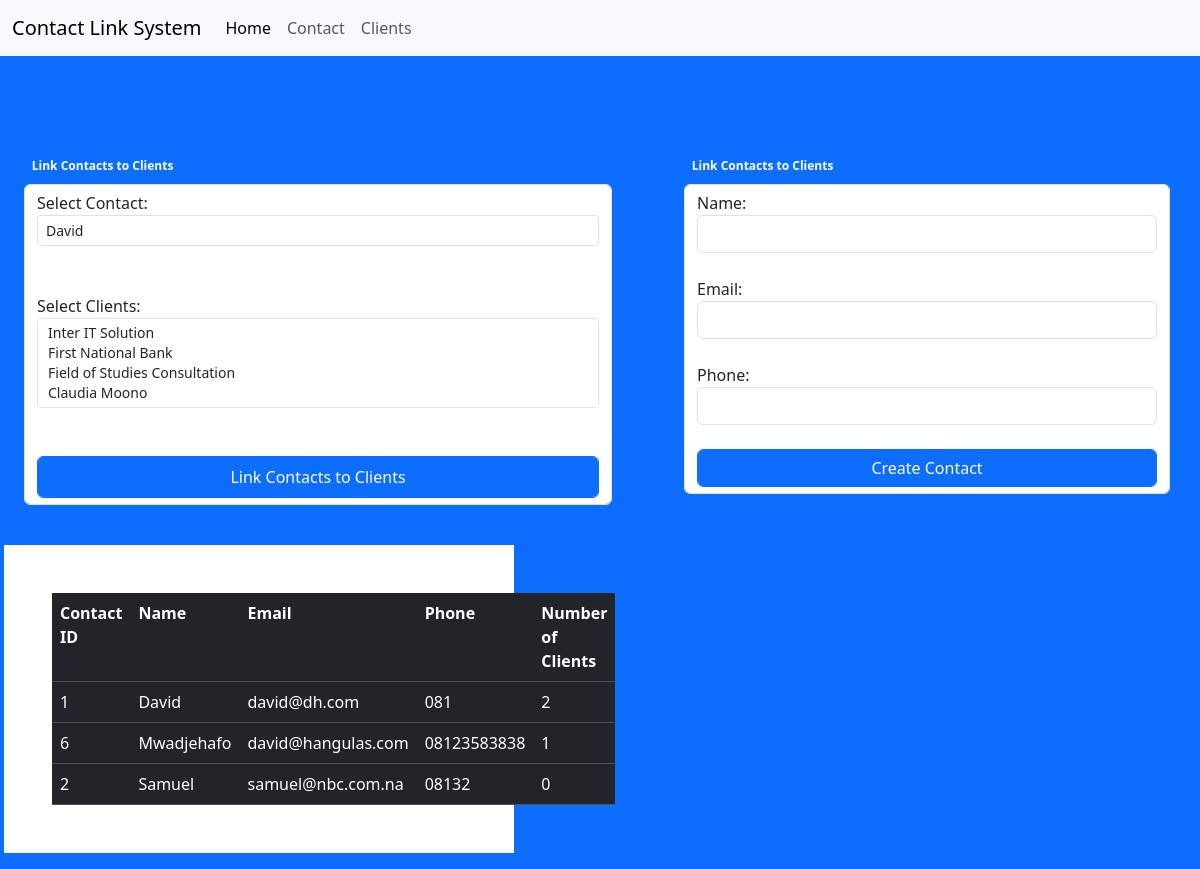
The page /contact.php on the database its author committed.
### tables this page shows
CREATE TABLE `contacts` (
  `id` int(11) NOT NULL,
  `name` varchar(255) NOT NULL,
  `email` varchar(255) DEFAULT NULL,
  `phone` varchar(20) DEFAULT NULL
);

### contact.php (the view, shortened to what this page needs)
<!DOCTYPE html>
<html>
<head>
    <link href="https://cdn.jsdelivr.net/npm/bootstrap@5.3.2/dist/css/bootstrap.min.css" rel="stylesheet">
</head>
<body class="bg-primary">
<nav class="navbar fixed-top navbar-expand-lg bg-body-tertiary">
  <div class="container-fluid">
    <a class="navbar-brand" href="index.php">Contact Link System</a>
    <div class="collapse navbar-collapse" id="navbarNavAltMarkup">
      <div class="navbar-nav">
        <a class="nav-link active" aria-current="page" href="index.php">Home</a>
        <a class="nav-link" href="contact.php">Contact</a>
        <a class="nav-link" href="index.php" aria-disabled="true">Clients</a>
      </div>
    </div>
  </div>
</nav>
<div class="m-3 p-5">
</div>
<div class="row">
<div class="col-6 m-4">
        <h2 class="badge bg-primary">Link Contacts to Clients</h2>
    <form class="form-control" action="link_contacts.php" method="post">
        <label>Select Contact:</label><br>
        <select class="form-control form-control-sm" name="contact_id" required>
            <?php
            include 'conn.php';
            $sql_contacts = "SELECT id, name FROM contacts";
            $result_contacts = $conn->query($sql_contacts);
            if ($result_contacts->num_rows > 0) {
                while($row_contact = $result_contacts->fetch_assoc()) {
                    echo "<option value='".$row_contact['id']."'>".$row_contact['name']."</option>";
                }
            }
            ?>
        </select><br><br>
        <label>Select Clients:</label><br>
        <select class="form-control form-control-sm" name="client_ids[]" multiple required>
            <?php
            include "conn.php";
            $sql_clients = "SELECT * FROM clients";
            $result_clients = $conn->query($sql_clients);
            if ($result_clients->num_rows > 0) {
                while($row_client = $result_clients->fetch_assoc()) {
                    echo "<option value='".$row_client['id']."'>".$row_client['name']."</option>";
                }
            }
            ?>
        </select><br><br>
        <input class="form-control btn btn-primary form-control-lg" type="submit" value="Link Contacts to Clients">
    </form>
    </div>
    <div class="col-5 m-4">
<h2 class="badge bg-primary">Link Contacts to Clients</h2>
<form class="form-control" method="post" action="<?php echo $_SERVER['PHP_SELF']; ?>">
    Name: <input class="form-control" type="text" name="name" required><br>
    Email: <input class="form-control" type="email" name="email" required><br>
    Phone: <input class="form-control" type="text" name="phone" required><br>
    <input class="form-control btn btn-primary" type="submit" value="Create Contact">
</form>
    </div>
</div>
<div class="row">
    <div class="col-5 m-3 p-4 bg-white">
    <?php
    include 'conn.php';
$sql = "SELECT * FROM contact_view";
$result = $conn->query($sql);
if ($result->num_rows > 0) {
    echo "<table class='table table-dark m-4 p-4'><tr><th>Contact ID</th><th>Name</th><th>Email</th><th>Phone</th><th>Number of Clients</th></tr>";
    while($row = $result->fetch_assoc()) {
        echo "<tr><td>".$row["id"]."</td><td>".$row["name"]."</td><td>".$row["email"]."</td><td>".$row["phone"]."</td><td>".$row["num_clients"]."</td></tr>";
    }
    echo "</table>";
} else {
    echo "No contacts found";
}
$conn->close();?>
</div>
</div>
</body>
</html>

### rows shown on the page
contacts: id "1", name "David", email "david@dh.com", phone "081", num_clients "2"
contacts: id "6", name "Mwadjehafo", email "david@hangulas.com", phone "08123583838", num_clients "1"
contacts: id "2", name "Samuel", email "samuel@nbc.com.na", phone "08132", num_clients "0"

### other values the page prints
form field contact_id "David"
